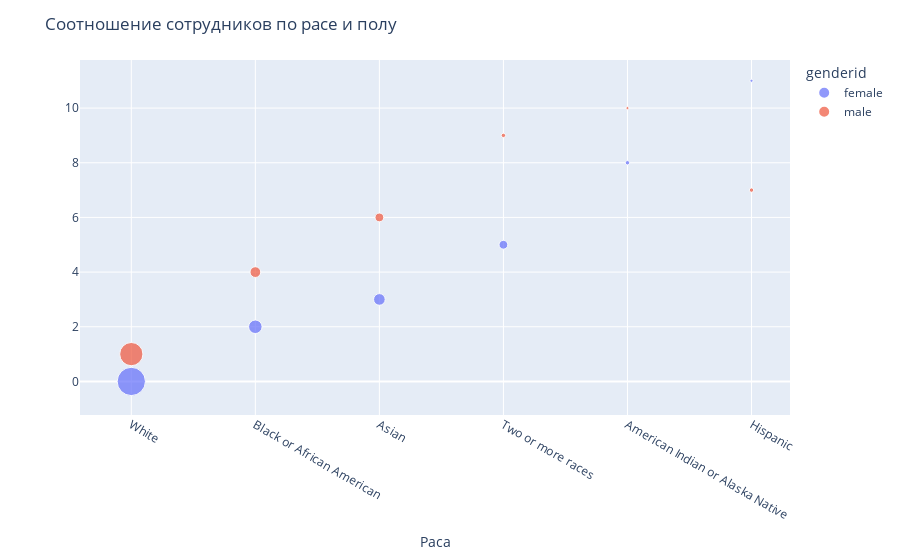

Notebook source saved alongside this figure:
### Markdown cell above
Да, среди сотрудников компании большинство сотрудников как мужчин, так и женщин – белые, третьими идут афроамериканские женщины, четвертыми азиатские женщины.

### Code cell
fig = px.scatter(gender_race, x='Race Desc', color='genderid', size='count')
fig.update_layout(title='Соотношение сотрудников по расе и полу',
                  xaxis_title='Раса', yaxis_title='')
fig.show()

### Figure 1 — Plotly figure (JSON) as saved in the notebook; plotly's stock layout.template omitted (floating-point values rounded to 4 significant figures)
{"data": [{"hovertemplate": "genderid=female<br>Race Desc=%{x}<br>index=%{y}<br>count=%{marker.size}<extra></extra>", "legendgroup": "female", "marker": {"color": "#636efa", "size": [83, 19, 14, 8, 2, 1], "sizemode": "area", "sizeref": 0.2075, "symbol": "circle"}, "mode": "markers", "name": "female", "orientation": "h", "showlegend": true, "type": "scatter", "x": ["White", "Black or African American", "Asian", "Two or more races", "American Indian or Alaska Native", "Hispanic"], "xaxis": "x", "y": [0, 2, 3, 5, 8, 11], "yaxis": "y"}, {"hovertemplate": "genderid=male<br>Race Desc=%{x}<br>index=%{y}<br>count=%{marker.size}<extra></extra>", "legendgroup": "male", "marker": {"color": "#EF553B", "size": [56, 12, 8, 2, 2, 1], "sizemode": "area", "sizeref": 0.2075, "symbol": "circle"}, "mode": "markers", "name": "male", "orientation": "h", "showlegend": true, "type": "scatter", "x": ["White", "Black or African American", "Asian", "Hispanic", "Two or more races", "American Indian or Alaska Native"], "xaxis": "x", "y": [1, 4, 6, 7, 9, 10], "yaxis": "y"}], "layout": {"legend": {"itemsizing": "constant", "title": {"text": "genderid"}, "tracegroupgap": 0}, "margin": {"t": 60}, "title": {"text": "Соотношение сотрудников по расе и полу"}, "xaxis": {"anchor": "y", "domain": [0, 1], "title": {"text": "Раса"}}, "yaxis": {"anchor": "x", "domain": [0, 1], "title": {"text": ""}}}}
